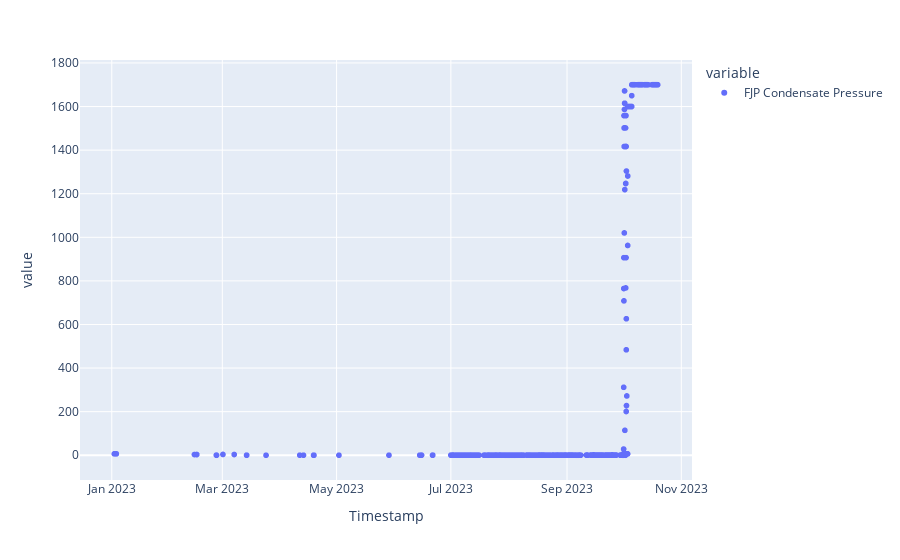

Notebook code cell kept with this figure:
### Code cell
px.scatter(df3[[ 'FJP Condensate Pressure']])

### Figure 1 — Plotly figure (JSON) as saved in the notebook; plotly's stock layout.template omitted (floating-point values rounded to 4 significant figures; data arrays with more than 128 entries replaced by an {"elided": "..."} marker saying what was removed)
{"data": [{"hovertemplate": "variable=FJP Condensate Pressure<br>Timestamp=%{x}<br>value=%{y}<extra></extra>", "legendgroup": "FJP Condensate Pressure", "marker": {"color": "#636efa", "symbol": "circle"}, "mode": "markers", "name": "FJP Condensate Pressure", "showlegend": true, "type": "scattergl", "x": {"elided": "2197 str values"}, "xaxis": "x", "y": {"elided": "2197 float values"}, "yaxis": "y"}], "layout": {"autosize": true, "legend": {"title": {"text": "variable"}, "tracegroupgap": 0}, "margin": {"t": 60}, "xaxis": {"anchor": "y", "autorange": true, "domain": [0, 1], "range": ["2022-12-15 20:17:41.2374", "2023-11-05 21:43:17.5146"], "title": {"text": "Timestamp"}, "type": "date"}, "yaxis": {"anchor": "x", "autorange": true, "domain": [0, 1], "range": [-131.6, 1832.0], "title": {"text": "value"}, "type": "linear"}}}
